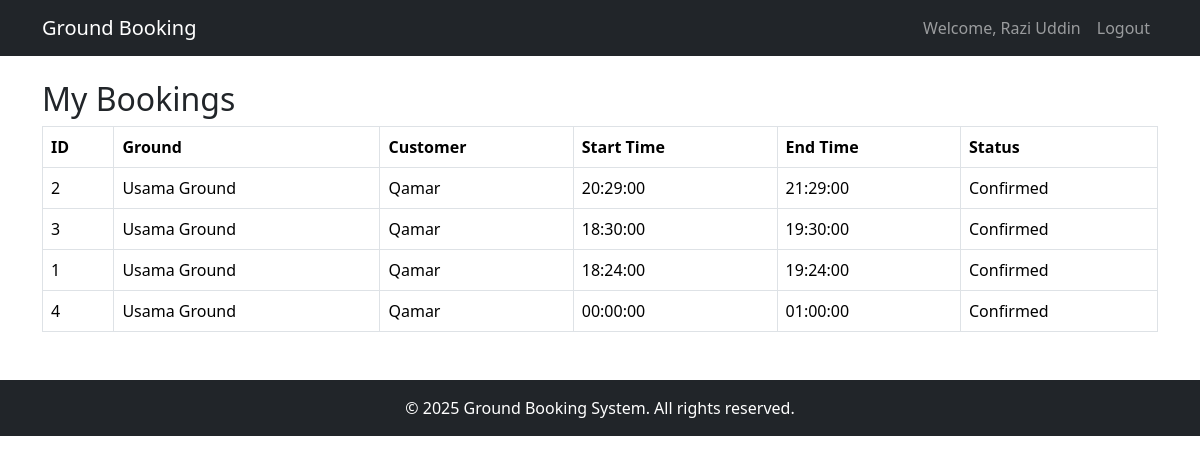
The app's page /staff/view_bookings.php (signed in) with its own data.
### tables this page shows
CREATE TABLE `bookings` (
  `id` int(11) NOT NULL,
  `ground_id` int(11) NOT NULL,
  `customer_name` varchar(255) DEFAULT NULL,
  `customer_id` int(11) NOT NULL,
  `staff_id` int(11) DEFAULT NULL,
  `booking_date` date NOT NULL,
  `start_time` time NOT NULL,
  `end_time` time NOT NULL,
  `total_hours` decimal(4,2) NOT NULL,
  `total_amount` decimal(10,2) NOT NULL,
  `status` enum('pending','confirmed','cancelled','completed') DEFAULT 'pending',
  `created_at` timestamp NOT NULL DEFAULT current_timestamp()
);

CREATE TABLE `grounds` (
  `id` int(11) NOT NULL,
  `admin_id` int(11) NOT NULL,
  `name` varchar(150) NOT NULL,
  `location` text DEFAULT NULL,
  `per_hour_charge` decimal(10,2) NOT NULL,
  `opening_time` time DEFAULT NULL,
  `closing_time` time DEFAULT NULL,
  `image` varchar(255) DEFAULT NULL,
  `status` tinyint(1) DEFAULT 1,
  `created_at` timestamp NOT NULL DEFAULT current_timestamp()
);

### staff/view_bookings.php (the view, shortened to what this page needs)
<?php
include '../config/db.php';
$staff_id = $_SESSION['user_id'];
$bookings = $conn->query("
    SELECT b.*, g.name AS ground_name
    FROM bookings b
    JOIN grounds g ON b.ground_id = g.id
    WHERE b.staff_id = $staff_id
    ORDER BY b.start_time DESC
");
include '../includes/header.php';
?>
<div class="container mt-4">
    <h2>My Bookings</h2>
    <table class="table table-bordered">
        <thead>
            <tr>
                <th>ID</th>
                <th>Ground</th>
                <th>Customer</th>
                <th>Start Time</th>
                <th>End Time</th>
                <th>Status</th>
            </tr>
        </thead>
        <tbody>
            <?php while ($row = $bookings->fetch_assoc()) { ?>
                <tr>
                    <td><?= $row['id'] ?></td>
                    <td><?= htmlspecialchars($row['ground_name']) ?></td>
                    <td><?= htmlspecialchars($row['customer_name']) ?></td>
                    <td><?= $row['start_time'] ?></td>
                    <td><?= $row['end_time'] ?></td>
                    <td><?= ucfirst($row['status']) ?></td>
                </tr>
            <?php } ?>
        </tbody>
    </table>
</div>
<?php include '../includes/footer.php'; ?>

### records on screen
bookings: id "2", ground.name "Usama Ground", customer_name "Qamar", start_time "20:29:00", end_time "21:29:00", status "Confirmed"
bookings: id "3", ground.name "Usama Ground", customer_name "Qamar", start_time "18:30:00", end_time "19:30:00", status "Confirmed"
bookings: id "1", ground.name "Usama Ground", customer_name "Qamar", start_time "18:24:00", end_time "19:24:00", status "Confirmed"
bookings: id "4", ground.name "Usama Ground", customer_name "Qamar", start_time "00:00:00", end_time "01:00:00", status "Confirmed"

### other values on screen
$_SESSION['name'] "Razi Uddin"
